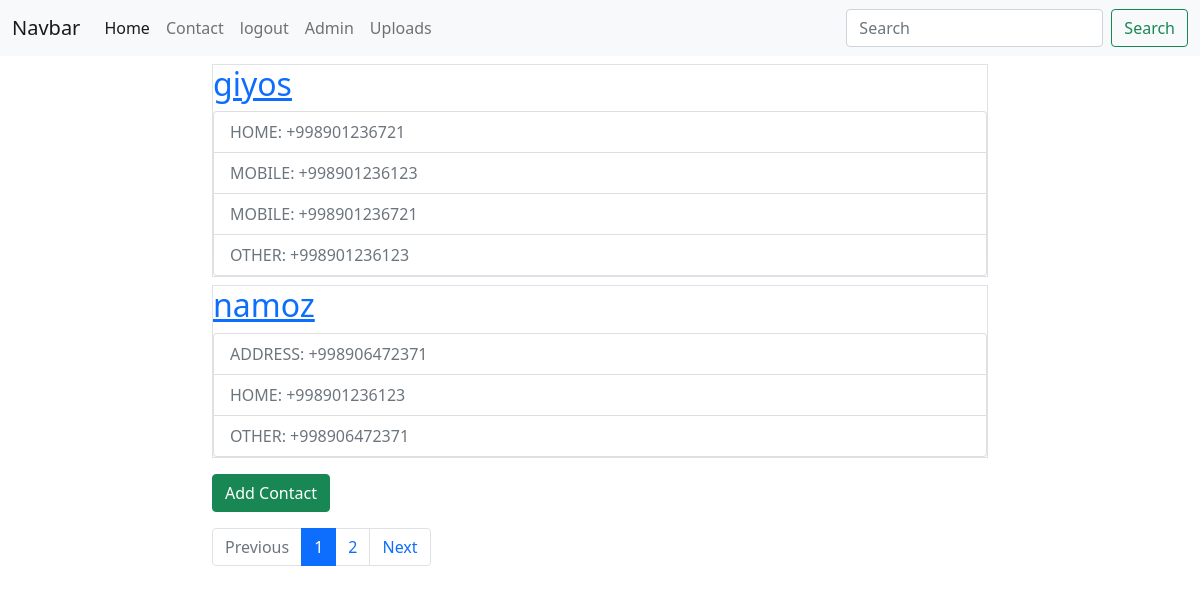
/contact/list/ (signed in), run on an earlier commit of the app's database.
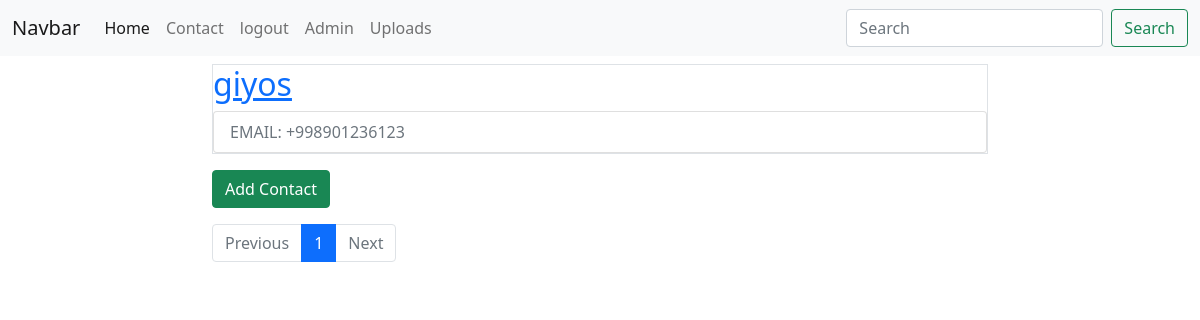
And on a later commit of the database.
### contact/models.py (models this page shows, shortened)
class Contact(models.Model):
    name = models.CharField(max_length=200)
    created_by = models.ForeignKey(User, on_delete=models.CASCADE, null=False, default=1)
    class Meta:
        db_table = 'contact'

class PhoneNumber(models.Model):
    number = models.CharField(max_length=200, null=False, blank=True)
    contact = models.ForeignKey(Contact, on_delete=models.CASCADE, null=False, blank=True,
                                related_name='phone')
    type = models.CharField(max_length=50, choices=NumberType.choice())
    class Meta:
        db_table = 'phone_number'

### contact/views.py (the view)
# urls.py: path('list/', contact_list, name='list'),
@login_required(redirect_field_name='keyingi')
def contact_list(request):
    contacts = Contact.objects.filter(created_by=request.user)
    p = Paginator(contacts, 2)
    page = request.GET.get('page', 1)
    page_obj = p.page(page)
    return render(request, 'contact_list.html', {"page_obj": page_obj})

### contact/templates/contact_list.html (shortened to what this page needs)
{% extends "base.html" %}
{% block content %}
<div class="row">
    <div class="offset-2 col-8">
        {% for contact in page_obj %}
            <div class="border border-1 m-2">
                <h2><a href="{% url 'contact:get' contact.id %}">{{ contact.name }}</a></h2>
                <ul class="list-group">
                    {% for phonenumber in contact.phone.all %}
                        <li class="list-group-item disabled"
                            aria-disabled="true">{{ phonenumber.type }}: {{ phonenumber.number }}</li>
                    {% endfor %}
                </ul>
            </div>
        {% endfor %}
        <a href="{% url 'contact:create_page' %}" class="btn btn-success m-2">Add Contact</a>
        {% include 'pagination.html' %}
    </div>
</div>
{% endblock %}

### templates/base.html (shortened to what this page needs)
<!DOCTYPE html>
<html lang="en">
<head>
    <link href="https://cdn.jsdelivr.net/npm/bootstrap@5.0.2/dist/css/bootstrap.min.css" rel="stylesheet"
>
</head>
<body>
<header>
    <nav class="navbar navbar-expand-lg navbar-light bg-light">
        <div class="container-fluid">
            <a class="navbar-brand" href="#">Navbar</a>
            <div class="collapse navbar-collapse" id="navbarSupportedContent">
                <ul class="navbar-nav me-auto mb-2 mb-lg-0">
                    <li class="nav-item">
                        <a class="nav-link active" aria-current="page" href="#">Home</a>
                    </li>
                    {% if user.is_authenticated %}
                        <li class="nav-item">
                            <a class="nav-link" href="{% url 'contact:list' %}">Contact</a>
                        </li>
                        <li class="nav-item">
                            <a class="nav-link" href="{% url 'logout' %}">logout</a>
                        </li>
                    {% endif %}
                    <li class="nav-item">
                        <a class="nav-link" href="{% url 'contact:admin' %}">Admin</a>
                    </li>
                    <a class="nav-link" href="{% url 'contact:upload_page' %}">Uploads</a>
                </ul>
                <form class="d-flex">
                    <input class="form-control me-2" type="search" placeholder="Search" aria-label="Search">
                    <button class="btn btn-outline-success" type="submit">Search</button>
                </form>
            </div>
        </div>
    </nav>
</header>
<main>
    {% block content %}
    {% endblock %}
</main>
</body>
</html>

### contact/templates/pagination.html
<nav aria-label="..." class="m-2">
    <ul class="pagination">
        {% if page_obj.has_previous %}
            <li class="page-item">
                <a class="page-link" href="?page={{ page_obj.previous_page_number }}">Previous</a>
            </li>
        {% else %}
            <li class="page-item disabled">
                <a class="page-link" href="#" tabindex="-1" aria-disabled="true">Previous</a>
            </li>
        {% endif %}
        {% for foo in page_obj.paginator.page_range %}
            {% if page_obj.number == foo %}
                <li class="page-item active" aria-current="page">
                    <a class="page-link" href="?page={{ foo }}">{{ foo }}</a>
                </li>
            {% else %}
                <li class="page-item"><a class="page-link" href="?page={{ foo }}">{{ foo }}</a></li>
            {% endif %}
        {% endfor %}
        {% if page_obj.has_next %}
            <li class="page-item">
                <a class="page-link" href="?page={{ page_obj.next_page_number }}">Next</a>
            </li>
        {% else %}
            <li class="page-item disabled">
                <a class="page-link" href="#" tabindex="-1" aria-disabled="true">Next</a>
            </li>
        {% endif %}
    </ul>
</nav>

What changed in the data, as far as the page shows it:
removed PhoneNumber: type "HOME", number "+998901236721", shown under "giyos"
removed PhoneNumber: type "MOBILE", number "+998901236123", shown under "giyos"
removed PhoneNumber: type "MOBILE", number "+998901236721", shown under "giyos"
removed PhoneNumber: type "OTHER", number "+998901236123", shown under "giyos"
removed Contact: name "namoz"
removed PhoneNumber: type "ADDRESS", number "+998906472371", shown under "namoz"
removed PhoneNumber: type "HOME", number "+998901236123", shown under "namoz"
removed PhoneNumber: type "OTHER", number "+998906472371", shown under "namoz"
added PhoneNumber: type "EMAIL", number "+998901236123", shown under "giyos"
Also different on the page:
list line gone: "2"
